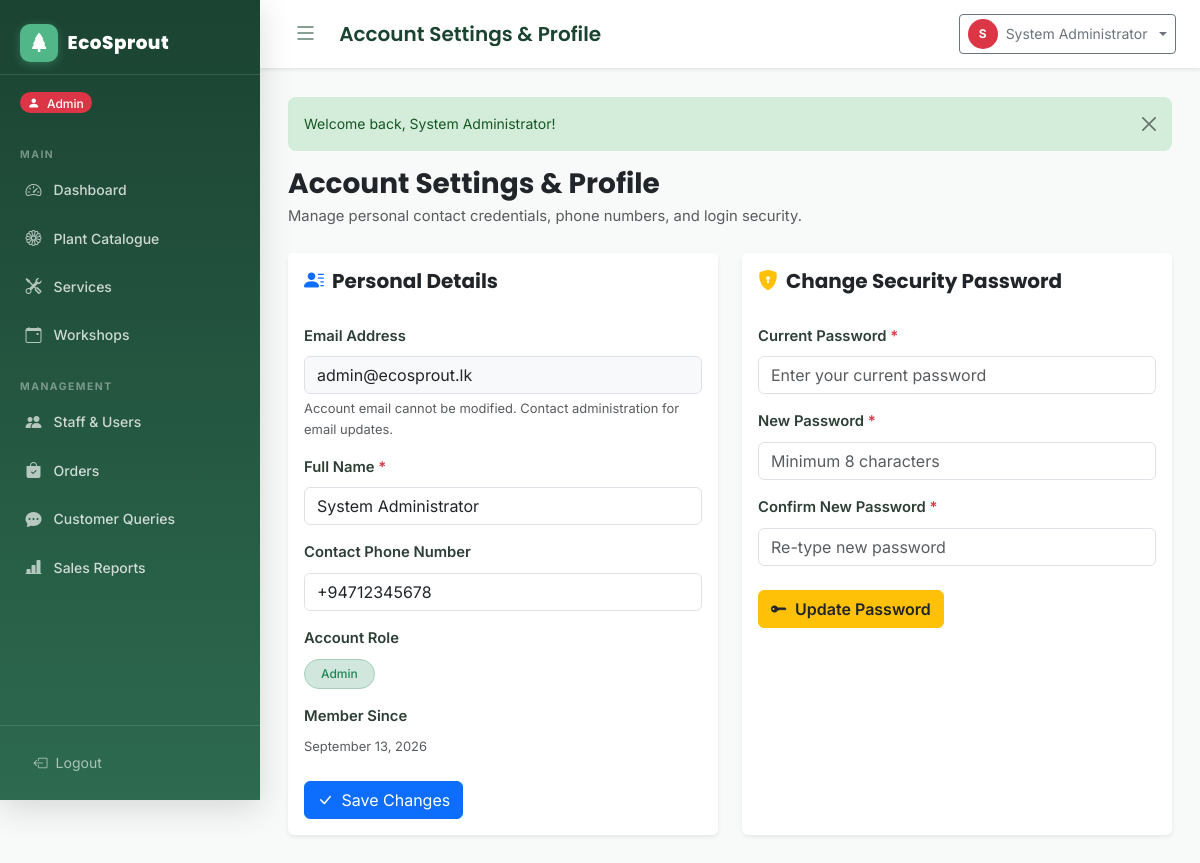
/customer/profile.php (signed in), run on the app's committed database.
### tables this page shows
CREATE TABLE IF NOT EXISTS users (
    id          INT UNSIGNED AUTO_INCREMENT PRIMARY KEY,
    full_name   VARCHAR(120)  NOT NULL,
    email       VARCHAR(180)  NOT NULL UNIQUE,
    phone       VARCHAR(20)   NULL,
    password    VARCHAR(255)  NOT NULL COMMENT 'Bcrypt hash via password_hash()',
    role        ENUM('customer','staff','admin') NOT NULL DEFAULT 'customer',
    status      ENUM('enabled','disabled')       NOT NULL DEFAULT 'enabled',
    created_at  TIMESTAMP NOT NULL DEFAULT CURRENT_TIMESTAMP,
    updated_at  TIMESTAMP NOT NULL DEFAULT CURRENT_TIMESTAMP ON UPDATE CURRENT_TIMESTAMP,
    INDEX idx_email  (email),
    INDEX idx_role   (role),
    INDEX idx_status (status)
);

### includes/auth.php (called while the page is built, shortened)
<?php
function getBaseUrl(): string
{
    $protocol = (!empty($_SERVER['HTTPS']) && $_SERVER['HTTPS'] !== 'off') ? 'https' : 'http';
    $host     = $_SERVER['HTTP_HOST'] ?? 'localhost';
    $scriptName = str_replace('\\', '/', $_SERVER['SCRIPT_NAME'] ?? '');
    if (preg_match('#^(.*?)/(?:admin|staff|customer|actions|includes|assets|database)(?:/|$)#i', $scriptName, $matches)) {
        $subFolder = $matches[1];
    } else {
        $subFolder = dirname($scriptName);
    }
    $subFolder = str_replace('\\', '/', $subFolder);
    return rtrim($protocol . '://' . $host . $subFolder, '/');
}

### customer/profile.php (the view, shortened to what this page needs)
<?php
require_once __DIR__ . '/../includes/auth.php';
require_once __DIR__ . '/../includes/functions.php';
$pdo    = getPDO();
$base   = getBaseUrl();
$userId = getCurrentUserId();
$stmt = $pdo->prepare("SELECT * FROM users WHERE id = ?");
$stmt->execute([$userId]);
$user = $stmt->fetch();
$pageHeading = 'Account Settings & Profile';
?>
<!DOCTYPE html>
<html lang="en">
<head>
    <link rel="stylesheet" href="https://cdn.jsdelivr.net/npm/bootstrap@5.3.3/dist/css/bootstrap.min.css">
    <link rel="stylesheet" href="https://cdn.jsdelivr.net/npm/bootstrap-icons@1.11.3/font/bootstrap-icons.min.css">
    <link rel="stylesheet" href="<?= $base ?>/assets/css/style.css">
</head>
<body>
<div class="app-wrapper">
    <?php require_once __DIR__ . '/../components/sidebar.php'; ?>
    <div class="main-content">
        <?php require_once __DIR__ . '/../components/navbar.php'; ?>
        <div class="content-area">
            <?= renderFlash() ?>
            <div class="mb-4">
                <h2 class="h3 mb-1 text-dark fw-bold"><?= htmlspecialchars($pageHeading) ?></h2>
                <p class="text-muted mb-0">Manage personal contact credentials, phone numbers, and login security.</p>
            </div>
            <div class="row g-4">
                <div class="col-12 col-lg-6">
                    <div class="card border-0 shadow-sm h-100">
                        <div class="card-header bg-white py-3 border-0">
                            <h5 class="card-title mb-0 fw-bold">
                                <i class="bi bi-person-lines-fill text-primary me-2"></i>Personal Details
                            </h5>
                        </div>
                        <div class="card-body">
                            <form method="POST" action="">
                                <div class="mb-3">
                                    <label class="form-label fw-semibold">Email Address</label>
                                    <input type="email" class="form-control bg-light" value="<?= htmlspecialchars($user['email']) ?>" readonly>
                                    <div class="form-text">Account email cannot be modified. Contact administration for email updates.</div>
                                </div>
                                <div class="mb-3">
                                    <label class="form-label fw-semibold">Full Name <span class="text-danger">*</span></label>
                                    <input type="text" name="full_name" class="form-control" value="<?= htmlspecialchars($user['full_name']) ?>" required>
                                </div>
                                <div class="mb-3">
                                    <label class="form-label fw-semibold">Contact Phone Number</label>
                                    <input type="tel" name="phone" class="form-control" value="<?= htmlspecialchars($user['phone'] ?? '') ?>" placeholder="077 123 4567">
                                </div>
                                <div class="mb-3">
                                    <label class="form-label fw-semibold">Account Role</label>
                                    <div>
                                        <span class="badge bg-success-subtle text-success border border-success-subtle px-3 py-2 rounded-pill text-capitalize">
                                            <?= htmlspecialchars($user['role']) ?>
                                        </span>
                                    </div>
                                </div>
                                <div class="mb-4">
                                    <label class="form-label fw-semibold">Member Since</label>
                                    <div class="text-muted small">
                                        <?= date('F d, Y', strtotime($user['created_at'])) ?>
                                    </div>
                                </div>
                                <button type="submit" class="btn btn-primary">
                                    <i class="bi bi-check-lg me-1"></i> Save Changes
                                </button>
                            </form>
                        </div>
                    </div>
                </div>
                <div class="col-12 col-lg-6">
                    <div class="card border-0 shadow-sm h-100">
                        <div class="card-header bg-white py-3 border-0">
                            <h5 class="card-title mb-0 fw-bold">
                                <i class="bi bi-shield-lock-fill text-warning me-2"></i>Change Security Password
                            </h5>
                        </div>
                        <div class="card-body">
                            <form method="POST" action="">
                                <div class="mb-3">
                                    <label class="form-label fw-semibold">Current Password <span class="text-danger">*</span></label>
                                    <input type="password" name="current_password" class="form-control" placeholder="Enter your current password" required>
                                </div>
                                <div class="mb-3">
                                    <label class="form-label fw-semibold">New Password <span class="text-danger">*</span></label>
                                    <input type="password" name="new_password" class="form-control" placeholder="Minimum 8 characters" minlength="8" required>
                                </div>
                                <div class="mb-4">
                                    <label class="form-label fw-semibold">Confirm New Password <span class="text-danger">*</span></label>
                                    <input type="password" name="confirm_password" class="form-control" placeholder="Re-type new password" minlength="8" required>
                                </div>
                                <button type="submit" class="btn btn-warning text-dark fw-semibold">
                                    <i class="bi bi-key-fill me-1"></i> Update Password
                                </button>
                            </form>
                        </div>
                    </div>
                </div>
            </div>
        </div>
    </div>
</div>
</body>
</html>

### assets/css/style.css (style rules this page uses)
:root { --eco-primary: #2d6a4f; --eco-primary-dark: #1b4332; --eco-primary-light: #40916c; --eco-accent: #52b788; --eco-accent-light: #95d5b2; --eco-mint: #d8f3dc; --eco-earth: #a98467; --eco-sand: #f4e8c1; --eco-bark: #6b4226; --eco-gray-50: #f8faf9; --eco-gray-100: #f0f4f2; --eco-gray-200: #e2ebe6; --eco-gray-400: #9dbaab; --eco-gray-600: #5a7a6a; --eco-gray-800: #2c3e35; --sidebar-width: 260px; --navbar-height: 64px; --border-radius: 12px; --border-radius-sm: 8px; --shadow-sm: 0 1px 4px rgba(0,0,0,0.08); --shadow-md: 0 4px 16px rgba(0,0,0,0.10); --shadow-lg: 0 8px 32px rgba(0,0,0,0.14); --transition: all 0.25s cubic-bezier(.4,0,.2,1); }
*, *::before, *::after { box-sizing: border-box; }
html { scroll-behavior: smooth; }
body { font-family: 'Inter', system-ui, sans-serif; background-color: var(--eco-gray-50); color: var(--eco-gray-800); font-size: 0.925rem; line-height: 1.6; min-height: 100vh; }
h1, h2, h3, h4, h5, h6 { font-family: 'Poppins', 'Inter', sans-serif; font-weight: 700; color: var(--eco-primary-dark); }
.app-wrapper { display: flex; width: 100%; min-height: 100vh; overflow-x: hidden; position: relative; }
.main-content { margin-left: 260px !important; width: calc(100% - 260px) !important; max-width: calc(100% - 260px) !important; min-width: 0; flex: 1 1 auto; display: flex; flex-direction: column; min-height: 100vh; transition: margin-left 0.3s cubic-bezier(.4,0,.2,1), width 0.3s cubic-bezier(.4,0,.2,1), max-width 0.3s cubic-bezier(.4,0,.2,1); overflow-x: hidden; box-sizing: border-box; }
.content-area, .page-content { padding: 1.75rem; flex: 1 0 auto; width: 100%; max-width: 100%; min-width: 0; }
.form-label { font-weight: 500; color: var(--eco-gray-800); }
.badge { font-weight: 500; font-size: 0.75rem; padding: 0.35em 0.65em; }

### data on the page
users: email "admin@ecosprout.lk", full_name "System Administrator", phone "+94712345678", role "Admin", created_at "September 13, 2026"

### other printed values
$role "Admin"
$pageHeading "Account Settings & Profile"
substr($userName, 0, 1) "S"
$userName "System Administrator"
$msg "Welcome back, System Administrator!"
